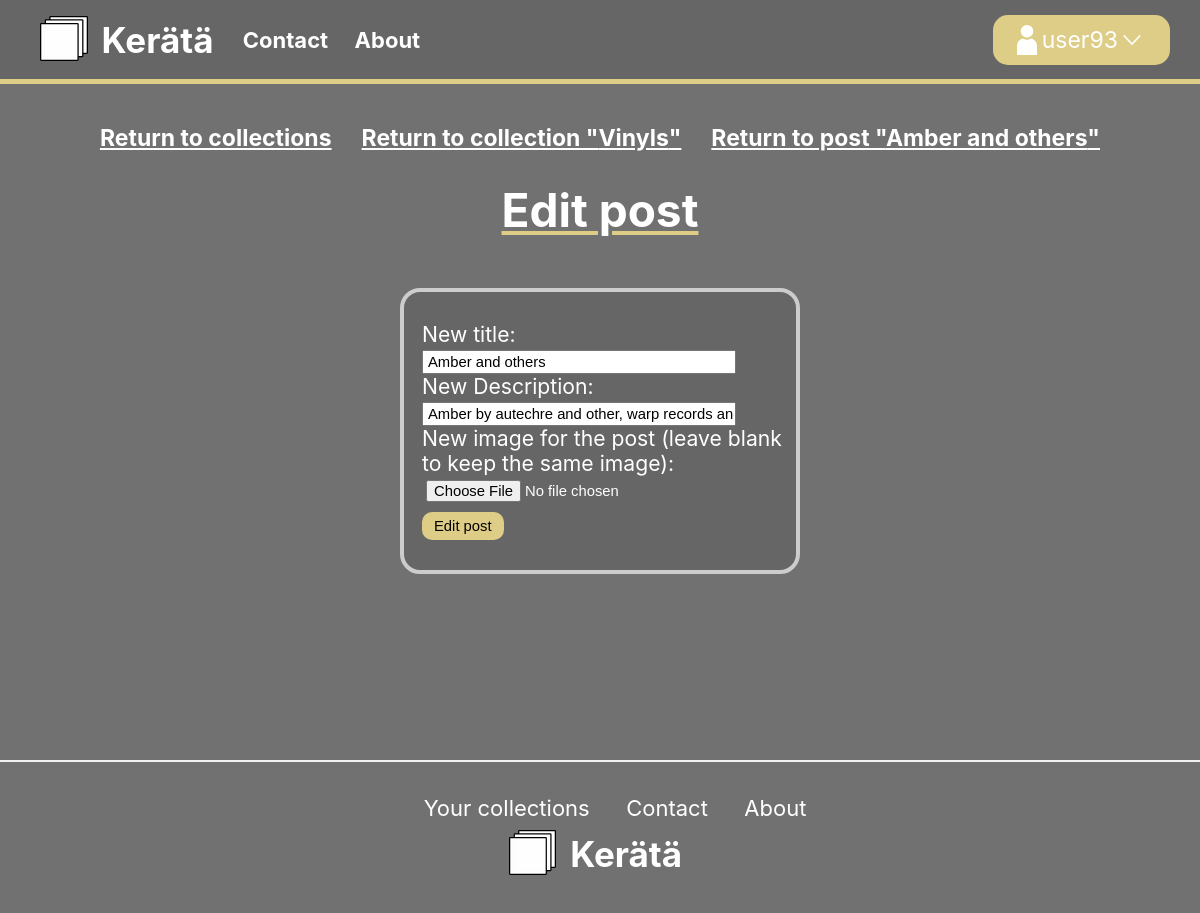
Page /editpostcontent?current_post_id=1&current_postcontent_id=1 (signed in) on the committed database.
### app/models.py (models this page shows, shortened)
class User(UserMixin, db.Model):
    id = db.Column(db.Integer, primary_key=True)
    username = db.Column(db.String(64), index=True, unique=True)
    password_hash = db.Column(db.String(128))
    posts = db.relationship('Post', backref='author', lazy='dynamic')
    postcontents = db.relationship('PostContent', backref='author', lazy='dynamic')

class Post(db.Model): #Göra lista med alla posts i denna för detta ska vara en post som innehåller posts
    id = db.Column(db.Integer, primary_key=True)
    title = db.Column(db.String(32), index=True, unique=True)
    description = db.Column(db.String(100))
    timestamp = db.Column(db.DateTime, index=True, default=datetime.utcnow)
    user_id = db.Column(db.Integer, db.ForeignKey('user.id'))
    image = db.Column(db.String(64))

class PostContent(db.Model):
    id = db.Column(db.Integer, primary_key=True)
    parent = db.Column(db.Integer) #Vilken som lol är parent posten till denna. Ska automatiskt bli denna, ska inte behöva manuellt. När går in på en post så kommer det vara en såhär add to collections, och då det blir form för att lägga till saker mitt namn är jeff. Då kommer automatiskt den post man är storas som parent lolllllllllllllllllllllllllllllllllllllllll.
    title = db.Column(db.String(32))
    description = db.Column(db.String(100))
    timestamp = db.Column(db.DateTime, index=True, default=datetime.utcnow) #ksk inte ska ha timestamp på vanlig post, bara på denna lol
    user_id = db.Column(db.Integer, db.ForeignKey('user.id'))
    image = db.Column(db.String(64))

### app/routes.py (the view, shortened to what this page needs)
@app.route('/editpostcontent', methods=['GET', 'POST'])
@login_required
def editpostcontent():
    form = EditPostContentForm()
    current_post_id = int(request.args.get("current_post_id"))
    current_post = Post.query.get(current_post_id)
    current_postcontent_id = int(request.args.get("current_postcontent_id"))
    current_postcontent = PostContent.query.get(current_postcontent_id)
    form.new_title.data = current_postcontent.title
    form.new_desc.data = current_postcontent.description
    return render_template('editpostcontent.html', title='Edit post', form=form, current_post=current_post, current_postcontent=current_postcontent)

### app/forms.py
class EditPostContentForm(FlaskForm):
    new_title = StringField('New title', validators=[validators.Length(max=30)])
    new_desc = StringField('New Description', validators=[validators.Length(max=200)])
    new_image = FileField('New image for the post (leave blank to keep the same image)')
    submit = SubmitField('Edit post')

### app/models.py (called while the page is built)
@login.user_loader
def load_user(id):
    return User.query.get(int(id))

### app/templates/editpostcontent.html (shortened to what this page needs)
{% extends "base.html" %}
{% block content %}
	<div class="collection-actions-container">
		<a href="{{ url_for('index') }}">Return to collections</a>
		<a href="{{ url_for('post_content', current_post_id=current_post.id) }}">Return to collection "{{ current_post.title }}"</a>
		<a href="{{ url_for('singlepost', current_post_id=current_post.id, current_postcontent_id=current_postcontent.id) }}">
			Return to post "{{ current_postcontent.title }}"
		</a>
	</div>
	<h1>Edit post</h1>
	<div class="form-container">
		<form action="" method="post" enctype="multipart/form-data">
			<p>
				{{ form.new_title.label }}:<br>
				{{ form.new_title(size=32) }}<br>
			</p>
			<p>
				{{ form.new_desc.label }}:<br>
				{{ form.new_desc(size=32) }}<br>
			</p>
			<p>
				{{form.new_image.label}}:<br>
				{{form.new_image(size=64)}} <br>
			</p>
			<p>{{ form.submit() }}</p>
		</form>
	</div>
{% endblock %}

### app/templates/base.html (shortened to what this page needs)
<!DOCTYPE html>
<html lang="en">
<head>
	<link href="{{ url_for('static', filename='style.css') }}" rel="stylesheet" type="text/css" media="all">
</head>
<body>
	<div id="page-container">
		<div id="content-wrap">
			<nav id="topnav">
				<a class="logo" href="{{ url_for('index') }}">
					<img src="{{ url_for('static', filename='images/elements/logo.svg') }}" alt="logo icon">
					<div class="logotext">
						Kerätä
					</div>
				</a>
				<ul>
					<li><a href="{{ url_for('contact') }}">Contact</a></li>
					<li><a href="{{ url_for('about') }}">About</a></li>
				</ul>
				{% if current_user.is_anonymous %}
				<a href="{{ url_for('login') }}" class="user">
					Sign in
				</a>
				{% else %}
				<span onclick="toggleDropdown()" class="dropdown">
					<div id="user" class="user">
						<img src="{{ url_for('static', filename='images/elements/user.svg') }}" style="padding-right: 5px" alt="user" width="25">
						{{ current_user.username }}
						<img src="{{ url_for('static', filename='images/elements/arrow.svg') }}" id="arrow" alt="down arrow" width="28">
					</div>
				</span>
				{% endif %}
			</nav>
			{% block content %}{% endblock %}
			</div>
		<footer id="page-footer">
			<hr>
			<div id="page-footer-content">
				<ul>
					{% if current_user.is_active %}
						<li><a href="{{ url_for('index') }}">Your collections</a></li>
					{% endif %}
					<li><a href="{{ url_for('contact') }}">Contact</a></li>
					<li><a href="{{ url_for('about') }}">About</a></li>
				</ul>
				<a class="logo" href="{{ url_for('index') }}">
					<img src="{{ url_for('static', filename='images/elements/logo.svg') }}" alt="logo icon">
					<div class="logotext">
						Kerätä
					</div>
				</a>
			</div>
		</footer>
	</div>
</body>
</html>

### app/static/style.css (style rules this page uses)
* { margin: 0; padding: 0; box-sizing: border-box; }
body { color: white; font-family: -apple-system, BlinkMacSystemFont, avenir next, avenir, segoe ui, helvetica neue, helvetica, Cantarell, Ubuntu, roboto, noto, arial, sans-serif; font-size: 23px; overflow-x: hidden; background-color: #717171; margin-bottom: 160px; }
a { text-decoration: none; color: white }
#topnav { display: flex; background-color: #666666; align-items: center; border-bottom: 5px solid #decd87; width: 100%; position: sticky; top: 0; z-index: 2; flex-wrap: wrap; padding-top: 8px; padding-bottom: 8px; }
#topnav ul li { display: inline-block; font-size: 22px; list-style-type: none; margin-left: 20px; font-weight: bold; }
.logo { display: flex; align-items: center; text-align: center; }
#topnav .logo { margin-left: 40px; cursor: pointer; }
.logo img { padding-bottom: 10px; width: 26%; margin-top: 8px; margin-right: 6px; }
.logotext { font-size: 35px; padding-left: 8px; font-weight: bold; color: white; }
#topnav .user { margin-left: auto; margin-right: 30px; background-color: #decd87; padding: 10px; padding-inline: 24px; border-radius: 15px; border-width: 0; border: none; color: white; display: flex; justify-content: center; align-items: center; cursor: pointer; user-select: none; }
.dropdown { position: relative; display: inline-block; margin-left: auto; }
h1 { text-decoration: underline; margin-top: 50px; text-decoration-thickness: 4px; text-decoration-color: #decd87; text-underline-offset: 4px; text-align: center; margin-left: auto; margin-right: auto; color: white; }
form p { font-size: 92%; }
.form-container { padding-left: 18px; padding-top: 30px; padding-bottom: 30px; background-color: #666666; border-style: solid; border-color: #ccccccff; border-width: 4.634px; width: 400px; border-radius: 20px; margin-top: 50px; margin-left: auto; margin-right: auto; }
input { font-size: 70%; padding-top: 2px; padding-bottom: 2px; padding-left: 4px; }
#submit { margin-top: 8px; background-color: #decd87; padding-top: 6px; padding-bottom: 6px; padding-inline: 12px; border-radius: 10px; border: none; cursor: pointer; font-size: 70%; }
#page-container { position: relative; min-height: 100vh; }
#content-wrap { padding-bottom: 2.5rem; }
#page-footer { position: absolute; bottom: 0; width: 100%; height: 2.5rem; }
#page-footer-content { display: flex; flex-wrap: wrap; justify-content: center; align-items: center; margin-top: 4vh; text-align: center; }
#page-footer-content ul li { display: inline-block; font-size: 22px; list-style-type: none; margin-left: 30px; }
hr { border: 1px solid #f1f1f1; margin-bottom: 25px; }
.collection-actions-container { margin-top: ; display: flex; flex-wrap: wrap; justify-content: center; text-align: center; margin-top: 40px; margin-bottom: -30px; text-decoration: underline; }
.collection-actions-container a { margin-inline: 15px; font-weight: bold; margin-bottom: 10px; }

### rows in the picture
User: username "user93"
Post: title "Vinyls"
PostContent: title "Amber and others"
